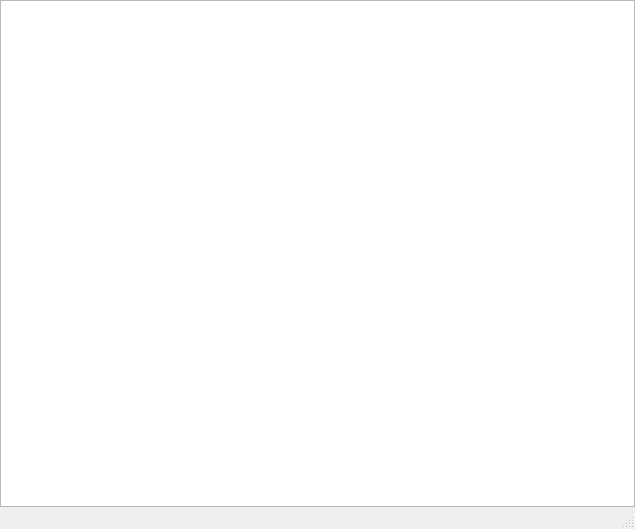
<?xml version="1.0" encoding="UTF-8"?>
<ui version="4.0">
 <class>QHDFStringDataWindow</class>
 <widget class="QMainWindow" name="QHDFStringDataWindow">
  <property name="geometry">
   <rect>
    <x>0</x>
    <y>0</y>
    <width>635</width>
    <height>529</height>
   </rect>
  </property>
  <property name="minimumSize">
   <size>
    <width>256</width>
    <height>256</height>
   </size>
  </property>
  <property name="windowTitle">
   <string>HDF5 Data</string>
  </property>
  <widget class="QWidget" name="centralwidget">
   <layout class="QVBoxLayout">
    <property name="margin">
     <number>0</number>
    </property>
    <item>
     <widget class="QTextEdit" name="stringData"/>
    </item>
   </layout>
  </widget>
  <widget class="QMenuBar" name="menubar">
   <property name="geometry">
    <rect>
     <x>0</x>
     <y>0</y>
     <width>635</width>
     <height>22</height>
    </rect>
   </property>
  </widget>
  <widget class="QStatusBar" name="statusbar"/>
  <action name="actionOpen">
   <property name="text">
    <string>Open ...</string>
   </property>
   <property name="shortcut">
    <string>Ctrl+O</string>
   </property>
   <property name="shortcutContext">
    <enum>Qt::ApplicationShortcut</enum>
   </property>
  </action>
  <action name="actionExportModel">
   <property name="text">
    <string>Export Model</string>
   </property>
  </action>
  <action name="actionLoop_Movie">
   <property name="text">
    <string>Loop Movie</string>
   </property>
  </action>
  <action name="actionInterpret_As_Image">
   <property name="text">
    <string>Interpret As Image</string>
   </property>
  </action>
  <action name="actionClose">
   <property name="text">
    <string>Close</string>
   </property>
  </action>
 </widget>
 <resources/>
 <connections/>
</ui>
